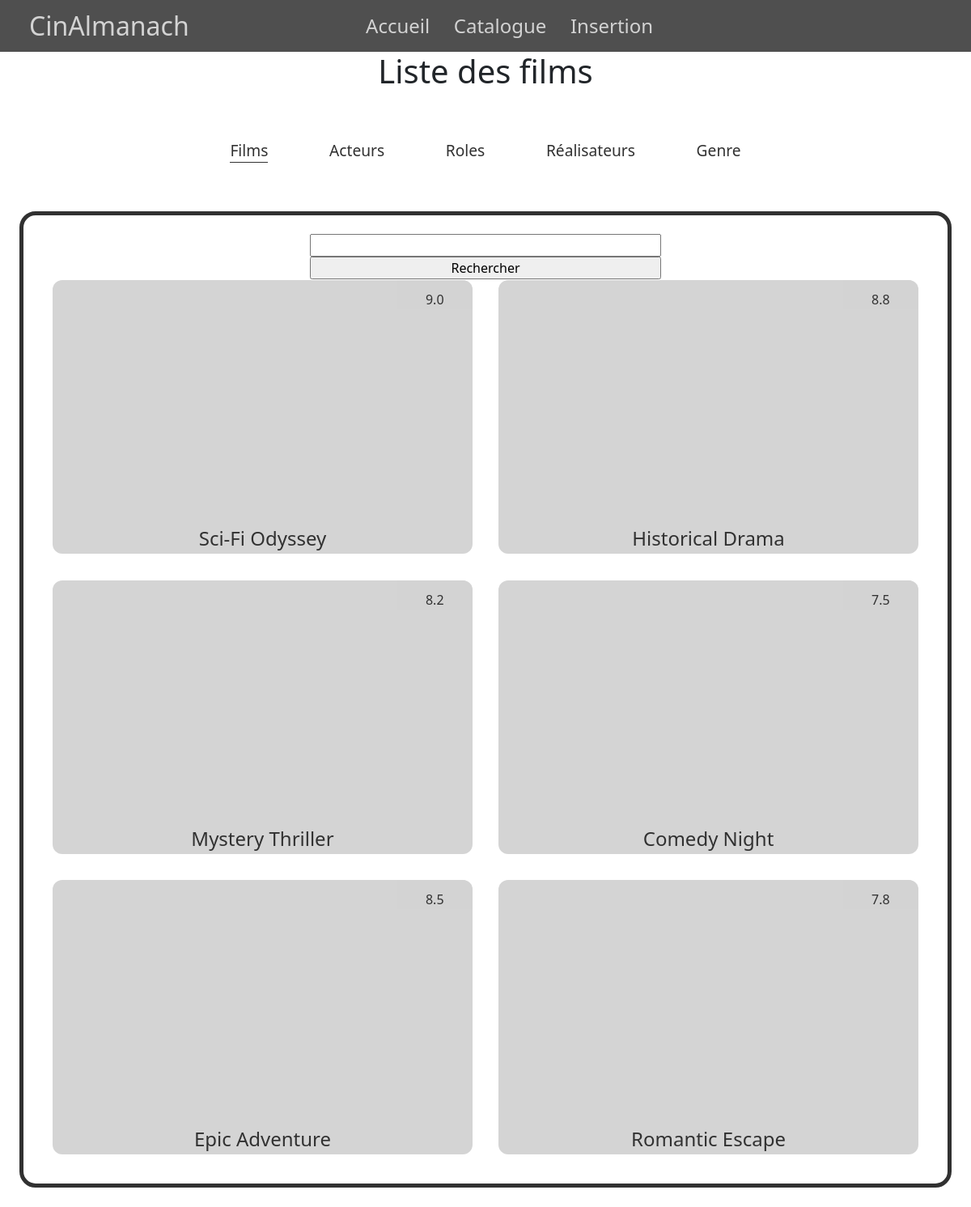
The page /index.php?action=listMovies on the database its author committed.
### tables this page shows
CREATE TABLE IF NOT EXISTS `movie` (
  `id_movie` int NOT NULL AUTO_INCREMENT,
  `name` varchar(255) NOT NULL,
  `date_release` date NOT NULL,
  `duration` int NOT NULL,
  `synopsis` mediumtext NOT NULL,
  `poster` text NOT NULL,
  `rate` decimal(2,1) NOT NULL DEFAULT '0.0',
  `id_director` int NOT NULL,
  PRIMARY KEY (`id_movie`),
  KEY `FK_movie_director` (`id_director`),
  CONSTRAINT `FK_movie_director` FOREIGN KEY (`id_director`) REFERENCES `director` (`id_director`) ON DELETE CASCADE ON UPDATE CASCADE
);

### controller/MovieController.php (called while the page is built, shortened)
<?php
class MovieController {
    public function listMovies(){
        $movieManager = new MovieManager();
        if (isset($_POST['SubmitSearchButton'])) {
            $content = filter_input(INPUT_POST,'titleContain',FILTER_SANITIZE_SPECIAL_CHARS);
            $listMovies = $movieManager->getMoviesSearch($content);
        }else {
            $listMovies = $movieManager->getMovies();
        }
        require "view/list/listMovies.php";
    }
}

### model/Connect.php (called while the page is built, shortened)
<?php
abstract class Connect {
    public static function seConnecter(){
        try {
            return new \PDO(
                "mysql:host=".self::HOST.";dbname=".self::DB.";charset=UTF8", self::USER, self::PASS
            );
        } catch (\PDOException $e) {
            return $e->getMessage();
        }
    }
}
?>

### model/MovieManager.php (called while the page is built, shortened)
<?php
class MovieManager{
    private \PDO $pdo;
    public function __construct() {
        $this->pdo = Connect::seConnecter();
    }
    public function getMovies():array{
        $request = $this->pdo->query("
            SELECT *
            FROM movie
            ORDER BY movie.date_release DESC;
        ");
        $request->execute();
        return $request->fetchAll();
    }
}

### service/CardService.php (the view, shortened to what this page needs)
<?php
class CardService {
    public function createCardsMovies (array $listMovies):string{
        $htmlContent= "";
        foreach ($listMovies as $movie) {
            $htmlContent .= '<a href="./index.php?action=detailMovie&id='.$movie['id_movie'].'">';
            $htmlContent .= '<div class="Card"> <div class="CardHeader"><img src="'.$movie['poster'].'" alt=""></div> <h4>'.$movie['name'].'</h4>  <p>'.$movie['rate'].'</p> </div> ';
            $htmlContent .= '</a>';
        }
        return $htmlContent;
    }
}

### view/list/listMovies.php (shortened to what this page needs)
<?php ob_start();
$cardService=new CardService();
$navService=new NavService();
echo $navService->navList();
?>
<div id="listCard">
    <div id="research">
        <form action="./index.php?action=listMovies" method="post">
            <input type="text" name="titleContain" id="">
            <input type="submit" name="SubmitSearchButton" value="Rechercher">
        </form>
    </div>
    <?=$cardService->createCardsMovies($listMovies)?>
</div>
<?php
$titleText = "Liste des films";
$content = ob_get_clean();
require_once "view/template.php";
?>

### service/NavService.php (shortened to what this page needs)
<?php
class NavService {
    public function navList() : string {
        if (isset($_GET['action'])) {
            $action = $_GET['action'];
        }else {
            $action=null;
        }
        return <<<HTML
<nav id="navList">
    <ul>
        <li><a href="./index.php?action=listMovies" class="{$this->getActiveClass($action, 'listMovies')}">Films</a></li>
        <li><a href="./index.php?action=listActors" class="{$this->getActiveClass($action, 'listActors')}">Acteurs</a></li>
        <li><a href="./index.php?action=listRoles" class="{$this->getActiveClass($action, 'listRoles')}">Roles</a></li>
        <li><a href="./index.php?action=listDirectors" class="{$this->getActiveClass($action, 'listDirectors')}">Réalisateurs</a></li>
        <li><a href="./index.php?action=listTypes" class="{$this->getActiveClass($action, 'listTypes')}">Genre</a></li>
    </ul>
</nav>
HTML;
    }
    private function getActiveClass($currentAction, $actionName) : string {
        return $currentAction === $actionName ? 'active' : '';
    }
}

### index.php (shortened to what this page needs)
<?php
$ctrlMovie = new MovieController();
$ctrlHome = new HomeController();
if (isset($_GET["action"])) {
    switch ($_GET['action']) {
        case 'listMovies':
            $ctrlMovie->listMovies();
            break;
    }
}else {
    $ctrlHome->index();
}
?>

### view/template.php (shortened to what this page needs)
<!DOCTYPE html>
<html lang="fr">
<head>
    <link rel="stylesheet" href="https://cdn.jsdelivr.net/npm/bootstrap@5.3.2/dist/css/bootstrap.min.css">
    <link rel="stylesheet" href="public/css/style.css">
</head>
<body>
    <header>
        <div id="logo">
            <p>Cin<span>Almanach</span></p>
        </div>
        <nav>
            <ul>
                <li class="linkNav"><a href="./index.php">Accueil</a></li>
                <a href="./index.php?action=listMovies"><li>Catalogue</li></a>
                <a href="./index.php?action=createMovie"><li>Insertion</li></a>
            </ul>
        </nav>
    </header>
    <div id="content">
        <h1><?=$titleText ?></h1>
        <?=$content?>
    </div>
</body>
</html>

### public/css/style.css (style rules this page uses)
* { margin:0; padding: 0; box-sizing: 0; }
h1 { text-align: center; margin: 5%; }
header { width: 100vw; height: 8vh; position: fixed; top: 0; display: flex; align-items: center; justify-content: center; z-index: 99; background-color: rgba(49, 49, 49,0.85); color: lightgray; }
header #logo { position: absolute; left: 3%; font-size: xx-large; }
#logo p { margin-bottom: 0; }
header nav { justify-self: center; }
header nav ul { display: flex; gap : 10%; margin:0; padding: 0; }
header nav li { list-style: none; position: relative; }
header a { text-decoration: none; font-size: x-large; color: lightgray; }
header li::after { content: ''; position: absolute; width: 100%; transform: scaleX(0); height: 1px; bottom: 0; left: 0; background-color: lightgray; transform-origin: bottom right; transition: transform 0.5s ease-out; }
#content { margin-top: 8vh; }
#navList,#navCreate { display: flex; justify-content: center; margin: 5%; }
#navList ul,#navCreate ul { flex: 1; display: flex; justify-content: center; align-items: center; gap: 7%; margin: 0; padding: 0; }
#navList li,#navCreate li { list-style: none; position: relative; }
#navList li::after,#navCreate li::after { content: ''; position: absolute; width: 100%; transform: scaleX(0); height: 1px; bottom: 0; left: 0; background-color: rgb(49, 49, 49); transform-origin: bottom right; transition: transform 0.5s ease-out; }
#navList a,#navCreate a { font-size: larger; text-decoration: none; color: rgb(49, 49, 49); }
#navList .active::after,#navCreate .active::after { content: ''; position: absolute; width: 100%; transform: scaleX(1); height: 1px; bottom: 0; left: 0; background-color: rgb(49, 49, 49); transform-origin: bottom right; }
#listCard { position:relative; display: grid; grid-template-columns: repeat(4,1fr); gap: 3%; max-width: 100vw; padding: 10vh 3% 3%; margin: 2%; border-radius: 20px; border: 5px rgb(49, 49, 49) solid; }
#listCard #research { position: absolute; width: 100%; display: flex; justify-content: center; align-items: center; }
#listCard form { width: 40vw; }
#listCard a { width: 100%; border-radius: 12px; overflow: hidden; background-color: rgb(212, 212, 212); text-decoration: none; color: rgb(49, 49, 49); transition: 1s; }
.Card { position: relative; height: 45vh; display: flex; flex-direction: column; align-items: center; }
.Card h4 { display: flex; flex:1; align-items: center; justify-content: center; }
.Card p { position: absolute; top:0%; right: 0%; background-color: rgba(212, 212, 212,0.80); width: 18%; height: 10%; display: flex; align-items: flex-end; justify-content: center; color: rgb(49, 49, 49); }
form { padding: 2%; display: flex; flex-direction: column; align-items: stretch; }
a { text-decoration: none; }
li { list-style: none; }
@media only screen and (max-width: 1200px) { #listCard { grid-template-columns: repeat(2,1fr); } }

### rows shown on the page
movie: name "Sci-Fi Odyssey", rate "9.0"
movie: name "Historical Drama", rate "8.8"
movie: name "Mystery Thriller", rate "8.2"
movie: name "Comedy Night", rate "7.5"
movie: name "Epic Adventure", rate "8.5"
movie: name "Romantic Escape", rate "7.8"

### other values the page prints
$titleText "Liste des films"
